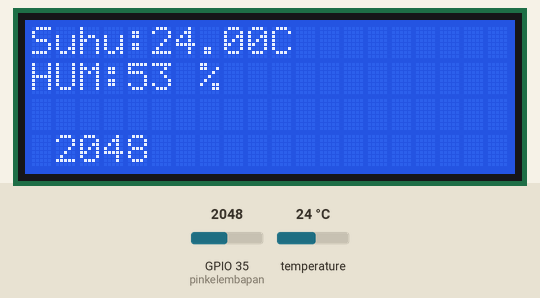
Recording of a sketch running on a simulated ESP32. Shown: 20×4 character LCD. The test bench sets the inputs (shaded band); at power-on: temperature 24 °C, GPIO 35 (pinkelembapan) = 2048. WiFi joins after 1.5 s; servers stay silent unless stated; what the sketch prints to the serial monitor is not drawn.

Above: at 8.3 s.
8.4 s: temperature set to 12 °C
At 10.6 s:
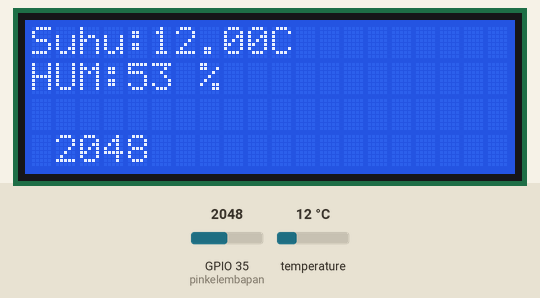
11.0 s: GPIO 35 (pinkelembapan) set to 1320
At 11.8 s:
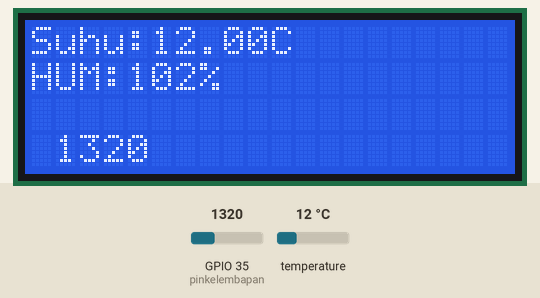
13.3 s: temperature set to 19 °C
16.3 s: GPIO 35 (pinkelembapan) set to 1400
At 18.1 s:
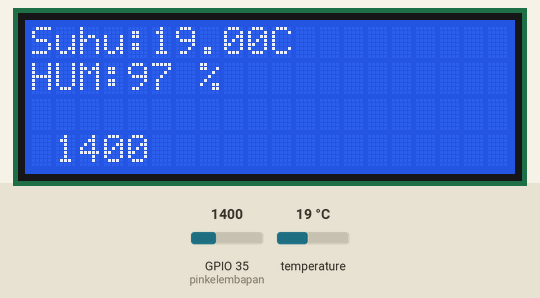
18.6 s: temperature set to 28 °C
At 20.6 s:
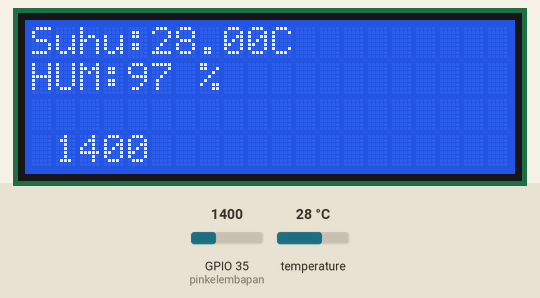
21.7 s: GPIO 35 (pinkelembapan) set to 1228
At 23.0 s:
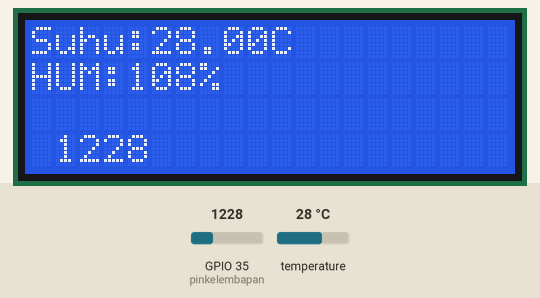
Timing chart, 0 to 24.7 s (numbered marks = the images above; inputs shaded):
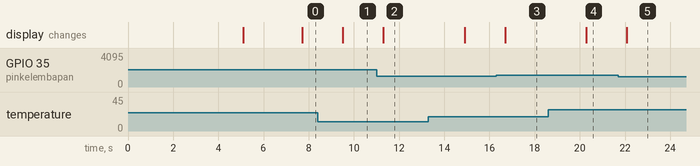

The sketch:

Moisture_And_Termometer_IoT_TA.ino
```cpp
#define BLYNK_PRINT Serial
#include <Wire.h>                     //Inisiasi Library LCD supaya dapat berkomunikasi
#include <LiquidCrystal_I2C.h>
#include <OneWire.h>                  // Inisiasi Library sensor DS18B20
#include <DallasTemperature.h>        // Inisiasi Library sensor kelembaban kapasitif
#include <SoftwareSerial.h>
LiquidCrystal_I2C lcd(0x27,20,4);

//blynk
#define BLYNK_TEMPLATE_ID "TMPL6222-6m2V"                   //Konfigurasi dengan blynk supaya bisa terhubung
#define BLYNK_TEMPLATE_NAME "Proyek akhir ayattuloh"
#define BLYNK_AUTH_TOKEN "PF3Ji1Y9Xkoc-vsBInCKTSdyKogk0mv8"

const int maxbasah = 1360;   //you need to replace this value with Value_1    //nilai analog yang didapatkan sensor kelembaban tanah pada basah dan kering
const int minkering = 2830;  //you need to replace this value with Value_2
const int pinkelembapan = 35;                                                 //Pin analog sensor kelembaban
int soilMoistureValue = 0;                             //sensor yang menyimpan nilai kelembaban dan persentase kelembaban
int percentage = 0;

#define oneWireBus 33                                 //pin analog sensor suhu tanah
#include <WiFi.h>
#include <WiFiClient.h>
#include <BlynkSimpleEsp32.h>                       //library untuk komunikasi antara WIFI dan blynk pada ESP32

// Inisialisasi objek OneWire
OneWire oneWire(oneWireBus);
// Inisialisasi objek DallasTemperature
DallasTemperature sensors(&oneWire);

// Your WiFi credentials.
// Set password to "" for open networks.
char ssid[] = "hotspot";
char pass[] = "12345678";

void setup()
{
  // Debug console
  Serial.begin(9600);                       //komunikasi dengan baud rate 9600
  lcd.begin(); // initialize the lcd
  // Print a message to the LCD.
  lcd.backlight();
  lcd.setCursor(6,0);
  lcd.print("WELCOME:)");
  lcd.setCursor(2,1);
  lcd.print("ALAT MONITORING");
  lcd.setCursor(0,2);
  lcd.print("Sensor SUHU,HUMIDITY");
  delay(5000);
  lcd.clear();                            //menghapus tampilan LCD

  Blynk.begin(BLYNK_AUTH_TOKEN, ssid, pass);      // Koneksi ke server blynk menggunakan token dan wifi
}

void loop()
{
  Blynk.run();
  //suhu
  sensors.requestTemperatures();                    //meminta nilai sensor suhu
  float suhuCelsius = sensors.getTempCByIndex(0);
  Serial.print("Suhu dalam Celsius:");
  Serial.print(suhuCelsius);
  Serial.println(" °C");
  lcd.setCursor(0,0);
  lcd.print("Suhu:");
  lcd.setCursor(5, 0);
  lcd.print(suhuCelsius);
  lcd.setCursor(10,0);
  lcd.print("C");
  Blynk.virtualWrite(V6, suhuCelsius);          //mengirim data kelembaban ke server blynk melalui virtual pin V6
  //kelembapan
  int soilMoistureValue = analogRead(pinkelembapan);
  int percentage = map(soilMoistureValue,minkering,maxbasah, 0, 100);   //merubah nilai sensor kelembaban menjadi persentase dari 0-100%
  Serial.print("Kelembapan:");
  Serial.print(percentage);
  Serial.println("%");
  lcd.setCursor(0,1);
  lcd.print("HUM:");
  lcd.setCursor(4,1);
  lcd.print(percentage);
  lcd.print("   ");
  lcd.setCursor(7,1);
  lcd.print("%");
  lcd.print("   ");
  lcd.setCursor(1,3);
  lcd.print(soilMoistureValue);
  Blynk.virtualWrite(V2, percentage);
  delay(1000);
}
```

Measured:
- after the input at 8.4 s, the display: changes after 1.1 s (image 1)
- after the input at 11.0 s, the display: changes after 0.30 s (image 2)
- after the input at 16.3 s, the display: changes after 0.40 s (image 3)
- after the input at 18.6 s, the display: changes after 1.7 s (image 4)
- after the input at 21.7 s, the display: changes after 0.39 s (image 5)
